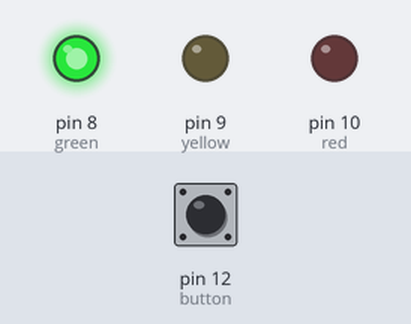
Simulated run of this sketch. Board: Arduino Uno, built with avr-gcc and run on an emulated ATmega328P. Parts: output pins drawn as LEDs (lit = HIGH). Inputs (shaded band) come from the test bench; at power-on: pin 12 (button) LOW.

Above: at 1.2 s.
1.3 s: pin 12 (button) pulled HIGH for 0.15 s
At 2.1 s:
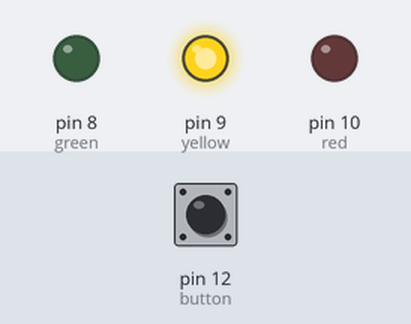
At 5.6 s:
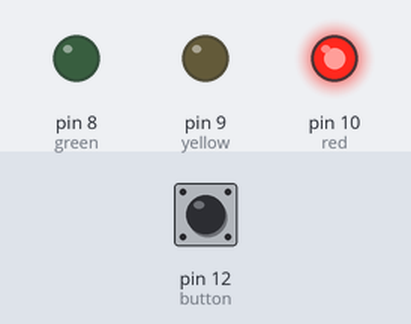
Timing chart, 0 to 12.8 s (numbered marks = the images above; inputs shaded):
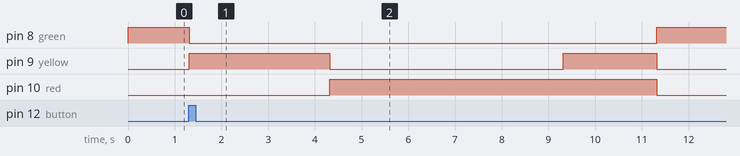

The sketch:

trafficlight2.ino
```cpp
int red=10;
int yellow=9;
int green=8;
int button=12;
void setup(){
  pinMode(red,OUTPUT);
  pinMode(yellow,OUTPUT);
  pinMode(green,OUTPUT);
  pinMode(button,INPUT);
  digitalWrite(green,HIGH);
}

void loop(){
  if (digitalRead(button)==HIGH){
    delay(15);
    if (digitalRead(button)==HIGH){
      changeLights();
      delay(1500);
    }
  }

}

void changeLights(){
  //green off, yellow on for 3 seconds
  digitalWrite(green,LOW);
  digitalWrite(yellow,HIGH);
  delay(3000);
  //Turn off yellow,then turn red on for 5 seconds
  digitalWrite(yellow,LOW);
  digitalWrite(red,HIGH);
  delay(5000);
  //red and yellow on for 2 seconds(red is already pn though)
  digitalWrite(yellow,HIGH);
  delay(2000);
  //turn off red and yellow,then turn on green
  digitalWrite(yellow,LOW);
  digitalWrite(red,LOW);
  digitalWrite(green,HIGH);
  delay(3000);

}
```

Measured:
- after the input at 1.3 s, pin 8 (green): HIGH → LOW at once, → HIGH 10.0 s later; pin 9 (yellow): LOW → HIGH at once, → LOW 3.0 s later, → HIGH 5.0 s later, → LOW 2.0 s later; pin 10 (red): LOW → HIGH after 3.0 s, → LOW 7.0 s later
